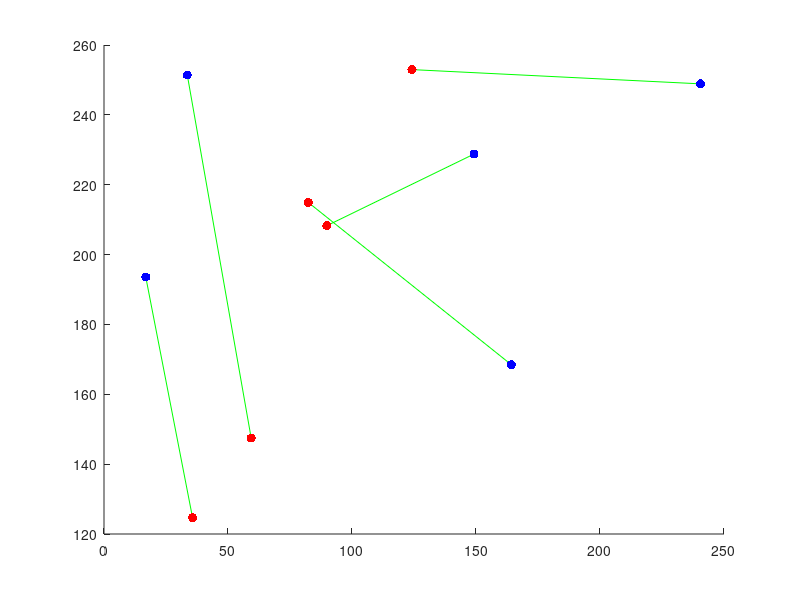
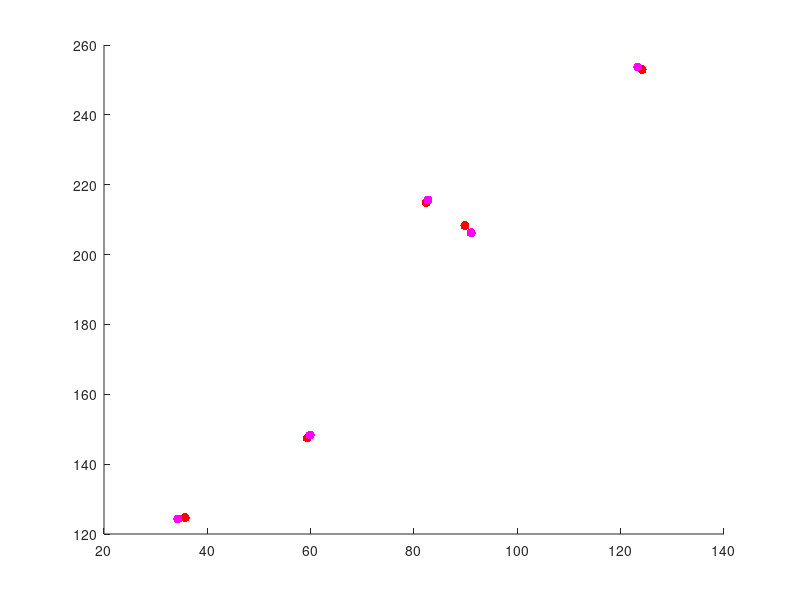

These figures' MATLAB source, in order:
function practical1

%close all open figures
close all;

%set of two dimensional Cartesian points
pts1Cart = [  240.5000   16.8351   33.5890  164.2696  149.1911;...
              248.8770  193.5890   251.3901 168.4581  228.7723];

% Experimenting with 4 points:
%pts1Cart = [  240.5000   16.8351   33.5890  164.2696;...
%              248.8770  193.5890   251.3901 168.4581];

%turn points to homogeneous representation
pts1Hom = [pts1Cart; ones(1,size(pts1Cart,2))]
      
%define a homography
H = [0.6 0.7 -100; 1.0 0.6 50; 0.001 0.002 1.0]
% Experimenting with multiplying a constant scalar to the homography matrix
%H = H*5;

%apply homography to points
pts2Hom = H*pts1Hom

%convert back to Cartesian
pts2Cart = pts2Hom(1:2,:)./repmat(pts2Hom(3,:),2,1);
%add a small amount of noise

%rand_test = [-0.769665913753682,-0.225584402271252,-1.08906429505224,0.552527021112224,1.54421189550395 ; 0.371378812760058,1.11735613881447,0.0325574641649735,1.10061021788087,0.0859311331754255]

noiseLevel = 4.0;
pts2Cart = pts2Cart+noiseLevel*randn(size(pts2Cart));
%pts2Cart = pts2Cart+noiseLevel*rand_test;

%draw two set of two dimensional points
%opens figure
figure; set(gcf,'Color',[1 1 1]);
%draw lines between each pair of points
nPoint = size(pts1Cart,2)
for (cPoint = 1:nPoint)
    %plot a green line between each pair of points
    plot([pts1Cart(1,cPoint) pts2Cart(1,cPoint)],[pts1Cart(2,cPoint) pts2Cart(2,cPoint)],'g-');
    %make sure we don't replace with next point
    hold on;
end;

%draws first set of points
plot(pts1Cart(1,:),pts1Cart(2,:),'b.','MarkerSize',20);
%remove axis
set(gca,'Box','Off');

%draws second set of points
plot(pts2Cart(1,:),pts2Cart(2,:),'r.','MarkerSize',20);

%now our goal is to transform the first points so that they map to the
%second set of points

%****TO DO****: Fill in the details of this routine 
HEst = calcBestHomography(pts1Cart, pts2Cart);

%now we will see how well the routine works by applying the mapping and
%measuring the square  distance between the desired and actual positions

%apply homography to points
pts2EstHom = HEst*pts1Hom

%convert back to Cartesian
pts2EstCart = pts2EstHom(1:2,:)./repmat(pts2EstHom(3,:),2,1)

%calculate mean squared distance from actual points
sqDiff = mean(sum((pts2Cart-pts2EstCart).^2))

%draw figure with points before and after
%draw two set of two dimensional points
%opens figure
figure; set(gcf,'Color',[1 1 1]);
%draw lines between each pair of points
nPoint = size(pts1Cart,2)
for (cPoint = 1:nPoint)
    %plot a green line pairs of actual and estimated points
    plot([pts2Cart(1,cPoint) pts2EstCart(1,cPoint)],[pts2Cart(2,cPoint) pts2EstCart(2,cPoint)],'g-');
    %make sure we don't replace with next point
    hold on;
end;

%draws second set of points
plot(pts2Cart(1,:),pts2Cart(2,:),'r.','MarkerSize',20);
%remove axis
set(gca,'Box','Off');

%draws estimated positions of second set of points
plot(pts2EstCart(1,:),pts2EstCart(2,:),'m.','MarkerSize',20);

%other things **** TO DO ****
%1. Convince yourself that the homography is ambiguous up to scale (by
%multiplying it by a constant factor and showing it does the same thing).
%Can you see why this is mathematically the case?
%2. Show empirically that your homography routine can EXACTLY map any four points to any
%other four points
%3. Now move to practical 1b.




%==========================================================================
function H = calcBestHomography(pts1Cart, pts2Cart)

%should apply direct linear transform (DLT) algorithm to calculate best
%homography that maps the points in pts1Cart to their corresonding matching in 
%pts2Cart
%****TO DO ****: replace this
[ndim,npoints] = size(pts1Cart);
%one_vector = ones(1,npoints);
%**** TO DO ****;
%first turn points to homogeneous
%pts1Cart_hom = [pts1Cart; one_vector]
%pts2Cart_hom = [pts2Cart; one_vector]
%then construct A matrix which should be (10 x 9) in size
%solve Ah = 0 by calling
%h = solveAXEqualsZero(A); (you have to write this routine too - see below)
A = zeros(10,9);

for (i=1:npoints)
    A(2*i-1,:) = [0,0,0,pts1Cart(1,i),pts1Cart(2,i),1,-pts2Cart(2,i)*pts1Cart(1,i),-pts2Cart(2,i)*pts1Cart(2,i),-pts2Cart(2,i)];
    A(2*i,:) = [pts1Cart(1,i),pts1Cart(2,i),1,0,0,0,-pts2Cart(1,i)*pts1Cart(1,i),-pts2Cart(1,i)*pts1Cart(2,i),-pts2Cart(1,i)];
end
h = solveAXEqualsZero(A);
H = reshape(h,3,3)';




%reshape h into the matrix H

%Beware - when you reshape the (9x1) vector x to the (3x3) shape of a homography, you must make
%sure that it is reshaped with the values going first into the rows.  This
%is not the way that the matlab command reshape works - it goes columns
%first.  In order to resolve this, you can reshape and then take the
%transpose


%==========================================================================
function x = solveAXEqualsZero(A);

[~,~,V] = svd(A);
x = V(:,size(A,2));
%****TO DO **** Write this routine 


